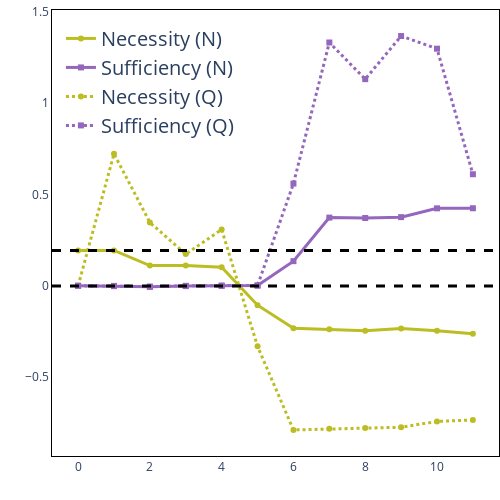

The cell this chart's notebook holds for it:
### Code cell
pu.plot_ablation_robust(y1=n_necessity_score, y2=n_sufficiency_score, y3=q_necessity_score, y4 = q_sufficiency_score,  baseline1= n_clean_logit_diff, baseline2=q_clean_logit_diff, save_path=image_dir / "robustness_of_circuit.png", title="")

### Figure 1 — Plotly figure (JSON) as saved in the notebook; plotly's stock layout.template omitted (floating-point values rounded to 4 significant figures)
{"data": [{"line": {"color": "#bcbd22", "dash": "solid", "width": 3}, "marker": {"symbol": "circle"}, "name": "Necessity (N)", "type": "scatter", "x": [0, 1, 2, 3, 4, 5, 6, 7, 8, 9, 10, 11], "y": [0.1938, 0.1936, 0.1106, 0.1107, 0.1013, -0.1065, -0.2323, -0.2388, -0.2465, -0.2345, -0.246, -0.2634]}, {"line": {"color": "#9467bd", "dash": "solid", "width": 3}, "marker": {"symbol": "square"}, "name": "Sufficiency (N)", "type": "scatter", "x": [0, 1, 2, 3, 4, 5, 6, 7, 8, 9, 10, 11], "y": [0, -0.002068, -0.005944, -0.001798, 0.001413, 0.001046, 0.1349, 0.3736, 0.3715, 0.3762, 0.4244, 0.4248]}, {"line": {"color": "#bcbd22", "dash": "dot", "width": 3}, "marker": {"symbol": "circle"}, "name": "Necessity (Q)", "showlegend": true, "type": "scatter", "x": [0, 1, 2, 3, 4, 5, 6, 7, 8, 9, 10, 11], "y": [-0.0006663, 0.7233, 0.3469, 0.1735, 0.308, -0.3319, -0.79, -0.784, -0.7791, -0.7752, -0.7434, -0.735]}, {"line": {"color": "#9467bd", "dash": "dot", "width": 3}, "marker": {"symbol": "square"}, "name": "Sufficiency (Q)", "showlegend": true, "type": "scatter", "x": [0, 1, 2, 3, 4, 5, 6, 7, 8, 9, 10, 11], "y": [0, -0.0007301, -0.004498, -0.0001895, -0.0007131, 0.001865, 0.56, 1.333, 1.132, 1.368, 1.299, 0.6112]}], "layout": {"bargap": 0.1, "bargroupgap": 0.1, "barmode": "group", "height": 500, "legend": {"bgcolor": "rgba(255, 255, 255, 0.8)", "font": {"size": 20}, "x": 0.02, "y": 0.98}, "margin": {"b": 10, "l": 0, "r": 0, "t": 10}, "plot_bgcolor": "white", "shapes": [{"line": {"color": "#000000", "dash": "dash", "width": 3}, "name": "Baseline", "type": "line", "x0": 0, "x1": 1, "xref": "x domain", "y0": 0.1938, "y1": 0.1938, "yref": "y"}, {"line": {"color": "#000000", "dash": "dash", "width": 3}, "type": "line", "x0": 0, "x1": 1, "xref": "x domain", "y0": -0.0006663, "y1": -0.0006663, "yref": "y"}], "title": {"text": ""}, "width": 500, "xaxis": {"linecolor": "black", "linewidth": 1, "mirror": true, "showline": true, "showticklabels": true, "title": {"text": ""}}, "yaxis": {"linecolor": "black", "linewidth": 1, "mirror": true, "showline": true, "showticklabels": true, "title": {"text": ""}}}}
